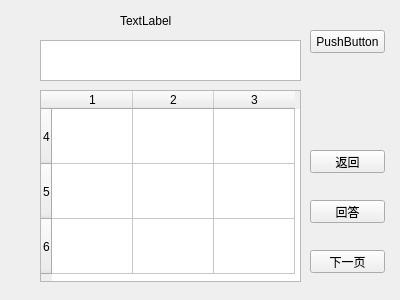
<?xml version="1.0" encoding="UTF-8"?>
<ui version="4.0">
 <class>questiondetail2</class>
 <widget class="QWidget" name="questiondetail2">
  <property name="geometry">
   <rect>
    <x>0</x>
    <y>0</y>
    <width>400</width>
    <height>300</height>
   </rect>
  </property>
  <property name="windowTitle">
   <string>Form</string>
  </property>
  <widget class="QLabel" name="label">
   <property name="geometry">
    <rect>
     <x>120</x>
     <y>10</y>
     <width>151</width>
     <height>21</height>
    </rect>
   </property>
   <property name="text">
    <string>TextLabel</string>
   </property>
  </widget>
  <widget class="QTextBrowser" name="textBrowser">
   <property name="geometry">
    <rect>
     <x>40</x>
     <y>40</y>
     <width>261</width>
     <height>41</height>
    </rect>
   </property>
  </widget>
  <widget class="QPushButton" name="pushButton_3">
   <property name="geometry">
    <rect>
     <x>310</x>
     <y>30</y>
     <width>75</width>
     <height>23</height>
    </rect>
   </property>
   <property name="text">
    <string>PushButton</string>
   </property>
  </widget>
  <widget class="QTableWidget" name="tableWidget">
   <property name="geometry">
    <rect>
     <x>40</x>
     <y>90</y>
     <width>261</width>
     <height>192</height>
    </rect>
   </property>
   <property name="rowCount">
    <number>3</number>
   </property>
   <property name="columnCount">
    <number>3</number>
   </property>
   <attribute name="horizontalHeaderDefaultSectionSize">
    <number>81</number>
   </attribute>
   <attribute name="verticalHeaderDefaultSectionSize">
    <number>55</number>
   </attribute>
   <attribute name="verticalHeaderMinimumSectionSize">
    <number>10</number>
   </attribute>
   <row>
    <property name="text">
     <string>4</string>
    </property>
   </row>
   <row>
    <property name="text">
     <string>5</string>
    </property>
   </row>
   <row>
    <property name="text">
     <string>6</string>
    </property>
   </row>
   <column/>
   <column/>
   <column/>
  </widget>
  <widget class="QPushButton" name="pushButton_4">
   <property name="geometry">
    <rect>
     <x>310</x>
     <y>150</y>
     <width>75</width>
     <height>23</height>
    </rect>
   </property>
   <property name="text">
    <string>返回</string>
   </property>
  </widget>
  <widget class="QPushButton" name="pushButton">
   <property name="geometry">
    <rect>
     <x>310</x>
     <y>200</y>
     <width>75</width>
     <height>23</height>
    </rect>
   </property>
   <property name="text">
    <string>回答</string>
   </property>
  </widget>
  <widget class="QPushButton" name="pushButton_2">
   <property name="geometry">
    <rect>
     <x>310</x>
     <y>250</y>
     <width>75</width>
     <height>23</height>
    </rect>
   </property>
   <property name="text">
    <string>下一页</string>
   </property>
  </widget>
 </widget>
 <resources/>
 <connections/>
</ui>
